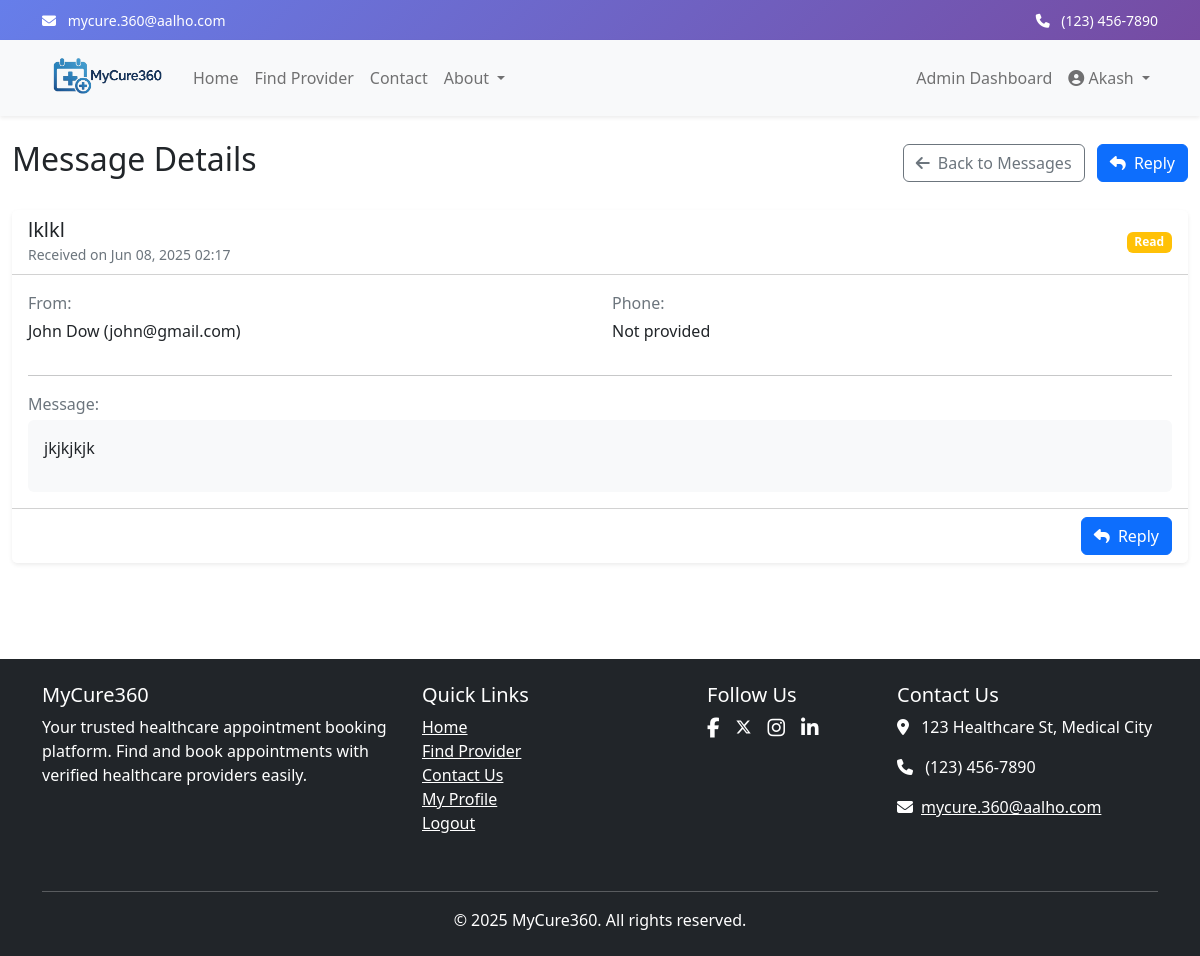
Screenshot of /adminpanel/contact-message/9/ (signed in) with the database file from the repository.
### accounts/models.py (models this page shows, shortened)
class User(AbstractUser):
    USER_TYPE_CHOICES = (
        ('CUSTOMER', 'Customer'),
        ('AUTHORITY', 'Authority'),
        ('ADMIN', 'Admin'),
    )
    GENDER_CHOICES = (
        ('M', 'Male'),
        ('F', 'Female'),
        ('O', 'Other'),
        ('P', 'Prefer not to say'),
    )
    username = None
    email = models.EmailField(_('email address'), unique=True)
    phone_number = models.CharField(max_length=15, blank=True, null=True)
    user_type = models.CharField(max_length=10, choices=USER_TYPE_CHOICES, default='CUSTOMER')
    address = models.TextField(blank=True, null=True)
    date_of_birth = models.DateField(blank=True, null=True)
    gender = models.CharField(max_length=1, choices=GENDER_CHOICES, blank=True, null=True)
    age = models.PositiveIntegerField(blank=True, null=True)
    profile_picture = models.ImageField(upload_to='profile_pics/', blank=True, null=True)
    USERNAME_FIELD = 'email'
    REQUIRED_FIELDS = []
    objects = CustomUserManager()
    class Meta:
        db_table = 'users'
        verbose_name = 'User'
        verbose_name_plural = 'Users'

### contact/models.py (models this page shows, shortened)
class ContactMessage(models.Model):
    STATUS_CHOICES = (
        ('NEW', 'New'),
        ('READ', 'Read'),
        ('REPLIED', 'Replied'),
        ('RESOLVED', 'Resolved'),
        ('SPAM', 'Spam'),
    )
    name = models.CharField(max_length=255)
    email = models.EmailField()
    subject = models.CharField(max_length=255)
    message = models.TextField()
    user = models.ForeignKey(User, on_delete=models.SET_NULL, related_name='contact_messages', null=True, blank=True)
    status = models.CharField(max_length=10, choices=STATUS_CHOICES, default='NEW')
    reply = models.TextField(blank=True, null=True)
    replied_by = models.ForeignKey(User, on_delete=models.SET_NULL, related_name='replied_messages', null=True, blank=True)
    created_at = models.DateTimeField(auto_now_add=True)
    updated_at = models.DateTimeField(auto_now=True)
    class Meta:
        verbose_name = 'Contact Message'
        verbose_name_plural = 'Contact Messages'
        db_table = 'contact_messages'
        ordering = ['-created_at']

### adminpanel/views.py (the view)
# urls.py: path('contact-message/<int:message_id>/', views.contact_message_detail_view, name='contact_message_detail'),
@login_required
@user_passes_test(is_admin)
def contact_message_detail_view(request, message_id):
    message = get_object_or_404(ContactMessage, id=message_id)
    if message.status == 'NEW':
        message.status = 'READ'
        message.save()
    context = {
        'message': message,
    }
    return render(request, 'adminpanel/contact_message_detail.html', context)

### adminpanel/views.py (called while the page is built)
def is_admin(user):
    return user.is_authenticated and user.user_type == 'ADMIN'

### adminpanel/templates/adminpanel/contact_message_detail.html (shortened to what this page needs)
{% extends 'base.html' %}
{% load static %}
{% block content %}
<div class="container-fluid py-4">
    <div class="d-flex justify-content-between align-items-center mb-4">
        <h1 class="h2">Message Details</h1>
        <div>
            <a href="{% url 'contact_messages' %}" class="btn btn-outline-secondary me-2">
                <i class="fas fa-arrow-left me-1"></i> Back to Messages
            </a>
            <a href="{% url 'reply_contact_message' message.id %}" class="btn btn-primary">
                <i class="fas fa-reply me-1"></i> Reply
            </a>
        </div>
    </div>
    <div class="card border-0 shadow-sm mb-4">
        <div class="card-header bg-white">
            <div class="d-flex justify-content-between align-items-center">
                <div>
                    <h5 class="mb-0">{{ message.subject }}</h5>
                    <span class="text-muted small">Received on {{ message.created_at|date:"M d, Y H:i" }}</span>
                </div>
                <span class="badge {% if message.status == 'NEW' %}bg-danger
                               {% elif message.status == 'READ' %}bg-warning
                               {% elif message.status == 'REPLIED' %}bg-success
                               {% endif %}">
                    {{ message.get_status_display }}
                </span>
            </div>
        </div>
        <div class="card-body">
            <div class="row">
                <div class="col-md-6 mb-3">
                    <p class="text-muted mb-1">From:</p>
                    <p class="mb-0">{{ message.name }} ({{ message.email }})</p>
                </div>
                <div class="col-md-6 mb-3">
                    <p class="text-muted mb-1">Phone:</p>
                    <p class="mb-0">{{ message.phone|default:"Not provided" }}</p>
                </div>
            </div>
            <hr>
            <div class="message-content mt-3">
                <p class="text-muted mb-1">Message:</p>
                <div class="p-3 bg-light rounded">
                    {{ message.message|linebreaks }}
                </div>
            </div>
        </div>
        <div class="card-footer bg-white">
            <div class="d-flex justify-content-end">
                {% if not message.reply %}
                <a href="{% url 'reply_contact_message' message.id %}" class="btn btn-primary">
                    <i class="fas fa-reply me-1"></i> Reply
                </a>
                {% else %}
                <a href="{% url 'reply_contact_message' message.id %}" class="btn btn-outline-primary">
                    <i class="fas fa-pen me-1"></i> Edit Reply
                </a>
                {% endif %}
            </div>
        </div>
    </div>
</div>
{% endblock %}

### templates/navbar.html (shortened to what this page needs)
<div class="header-gradient text-white py-2">
    <div class="container">
        <div class="row">
            <div class="col-md-6">
                <small>
                    <i class="fas fa-envelope me-2"></i>
                    <a href="mailto:mycure.360@aalho.com" class="text-white text-decoration-none">mycure.360@aalho.com</a>
                </small>
            </div>
            <div class="col-md-6 text-md-end">
                <small>
                    <i class="fas fa-phone me-2"></i>
                    <a href="tel:+1234567890" class="text-white text-decoration-none">(123) 456-7890</a>
                </small>
            </div>
        </div>
    </div>
</div>
<nav class="navbar navbar-expand-lg navbar-light bg-light shadow-sm w-100">
    <div class="container">
        <a class="navbar-brand" href="{% url 'home' %}">
            <img src="/static/images/logo.png" alt="MyCure360 Logo" height="50">
        </a>
        <div class="collapse navbar-collapse" id="navbarNav">
            <ul class="navbar-nav me-auto">
                <li class="nav-item">
                    <a class="nav-link" href="{% url 'home' %}">Home</a>
                </li>
                <li class="nav-item">
                    <a class="nav-link" href="{% url 'search' %}">Find Provider</a>
                </li>
                <li class="nav-item">
                    <a class="nav-link" href="{% url 'contact' %}">Contact</a>
                </li>
                <li class="nav-item dropdown">
                    <a class="nav-link dropdown-toggle" href="#" id="aboutDropdown" role="button" data-bs-toggle="dropdown" aria-expanded="false">
                        About
                    </a>
                </li>
            </ul>
            <ul class="navbar-nav">
                {% if user.is_authenticated %}
                    {% if user.user_type == 'ADMIN' %}
                    <li class="nav-item">
                        <a class="nav-link" href="{% url 'admin_dashboard' %}">Admin Dashboard</a>
                    </li>
                    {% elif user.user_type == 'AUTHORITY' %}
                    <li class="nav-item">
                        <a class="nav-link" href="{% url 'authority_dashboard' %}">Authority Dashboard</a>
                    </li>
                    {% else %}
                    <li class="nav-item">
                        <a class="nav-link" href="{% url 'my_appointments' %}">My Appointments</a>
                    </li>
                    {% endif %}
                    <li class="nav-item dropdown">
                        <a class="nav-link dropdown-toggle" href="#" id="navbarDropdown" role="button" data-bs-toggle="dropdown" aria-expanded="false">
                            <i class="fas fa-user-circle"></i> {{ user.first_name }}
                        </a>
                    </li>
                {% endif %}
            </ul>
        </div>
    </div>
</nav>

### templates/base.html (style rules this page uses)
body { overflow-x: hidden; }
.navbar, footer { width: 100%; }
.header-gradient { background: linear-gradient(135deg, #667eea 0%, #764ba2 100%); }

### rows the page displays
User: first_name "Akash"
ContactMessage: subject "lklkl", created_at "Jun 08, 2025 02:17", status "Read", name "John Dow", email "john@gmail.com", message "jkjkjkjk"

### other values shown
{{ message.phone|default:"Not provided" }} "Not provided"
